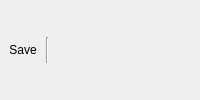
  <widget class="QDockWidget" name="dockWidget_colorAssignments">
   <property name="floating">
    <bool>false</bool>
   </property>
   <property name="windowTitle">
    <string>ColorAssignments</string>
   </property>
   <attribute name="dockWidgetArea">
    <number>2</number>
   </attribute>
   <widget class="QWidget" name="dockWidgetContents_5">
    <layout class="QGridLayout" name="gridLayout_5">
     <property name="leftMargin">
      <number>2</number>
     </property>
     <property name="topMargin">
      <number>1</number>
     </property>
     <property name="rightMargin">
      <number>2</number>
     </property>
     <property name="bottomMargin">
      <number>1</number>
     </property>
     <property name="spacing">
      <number>2</number>
     </property>
     <item row="0" column="1">
      <widget class="Line" name="line">
       <property name="orientation">
        <enum>Qt::Vertical</enum>
       </property>
      </widget>
     </item>
     <item row="0" column="0">
      <widget class="QToolButton" name="toolButton_save">
       <property name="sizePolicy">
        <sizepolicy hsizetype="Fixed" vsizetype="Fixed">
         <horstretch>0</horstretch>
         <verstretch>0</verstretch>
        </sizepolicy>
       </property>
       <property name="baseSize">
        <size>
         <width>0</width>
         <height>0</height>
        </size>
       </property>
       <property name="toolTip">
        <string>save ColorAssignment</string>
       </property>
       <property name="text">
        <string>Save</string>
       </property>
       <property name="iconSize">
        <size>
         <width>30</width>
         <height>30</height>
        </size>
       </property>
       <property name="autoRaise">
        <bool>true</bool>
       </property>
       <property name="arrowType">
        <enum>Qt::NoArrow</enum>
       </property>
      </widget>
     </item>
     <item row="0" column="2">
      <widget class="QFrame" name="frame_loadButtons">
       <property name="layoutDirection">
        <enum>Qt::RightToLeft</enum>
       </property>
       <property name="frameShape">
        <enum>QFrame::NoFrame</enum>
       </property>
       <property name="frameShadow">
        <enum>QFrame::Raised</enum>
       </property>
       <layout class="QHBoxLayout" name="horizontalLayout_4">
        <property name="spacing">
         <number>3</number>
        </property>
        <property name="margin">
         <number>3</number>
        </property>
        <item>
         <spacer name="horizontalSpacer">
          <property name="orientation">
           <enum>Qt::Horizontal</enum>
          </property>
          <property name="sizeHint" stdset="0">
           <size>
            <width>40</width>
            <height>20</height>
           </size>
          </property>
         </spacer>
        </item>
       </layout>
      </widget>
     </item>
    </layout>
   </widget>
  </widget>
